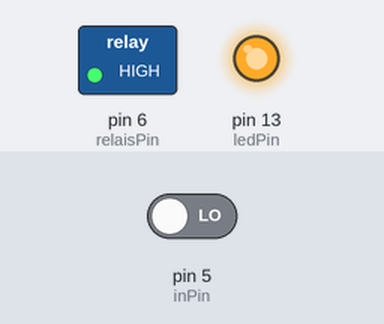
Recording of a sketch running on a simulated Arduino Uno, built with avr-gcc and run on an emulated ATmega328P. On the bench: switched loads named in the sketch (green lamp = pin HIGH), output pins drawn as LEDs (lit = HIGH). The test bench sets the inputs (shaded band); at power-on: pin 5 (inPin) LOW.

Above: at 1.2 s.
1.3 s: pin 5 (inPin) driven HIGH
At 2.1 s:
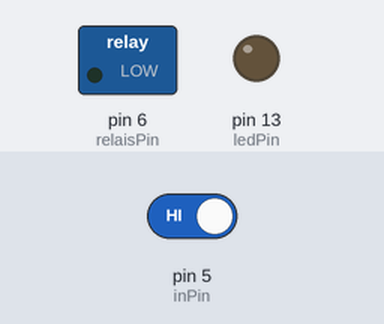
2.8 s: pin 5 (inPin) driven LOW
At 3.2 s:
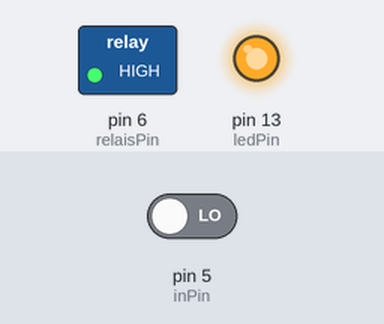
Timing chart, 0 to 5.8 s (numbered marks = the images above; inputs shaded):
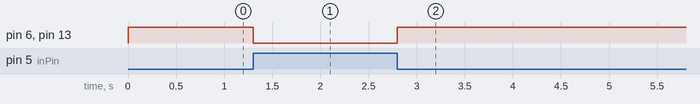

Measured:
- after the input at 1.3 s, pin 6 (relaisPin), pin 13 (ledPin): HIGH → LOW at once
- after the input at 2.8 s, pin 6 (relaisPin), pin 13 (ledPin): LOW → HIGH at once

The sketch:

Blinkrelais.pde
```cpp
/*
 * Blink
 *
 * The basic Arduino example.  Turns on an LED on for one second,
 * then off for one second, and so on...  We use pin 13 because,
 * depending on your Arduino board, it has either a built-in LED
 * or a built-in resistor so that you need only an LED.
 *
 * http://www.arduino.cc/en/Tutorial/Blink
 */

int ledPin = 13;                // LED connected to digital pin 13
int relaisPin = 6;                // LED connected to digital pin 13
int inPin = 5;   // choose the input pin (for a pushbutton)
int val = 0;     // variable for reading the pin status


void setup()                    // run once, when the sketch starts
{
  pinMode(ledPin, OUTPUT);      // sets the digital pin as output
    pinMode(relaisPin, OUTPUT);      // sets the digital pin as output
      pinMode(inPin, INPUT);    // declare pushbutton as input

}

void loop()                     // run over and over again
{


val = digitalRead(inPin);  // read input value
  if (val == HIGH) {         // check if the input is HIGH (button released)
    digitalWrite(ledPin, LOW);  // turn LED OFF
        digitalWrite(relaisPin, LOW);  // turn LED OFF
  } else {
    digitalWrite(ledPin, HIGH);  // turn LED ON
        digitalWrite(relaisPin, HIGH);  // turn LED ON
  }


/*  digitalWrite(ledPin, HIGH);   // sets the LED on
    digitalWrite(relaisPin, HIGH);   // sets the LED on
  delay(1000);                  // waits for a second
  digitalWrite(ledPin, LOW);    // sets the LED off
    digitalWrite(relaisPin, LOW);    // sets the LED off
  delay(1000);                  // waits for a second


*/

}
```
